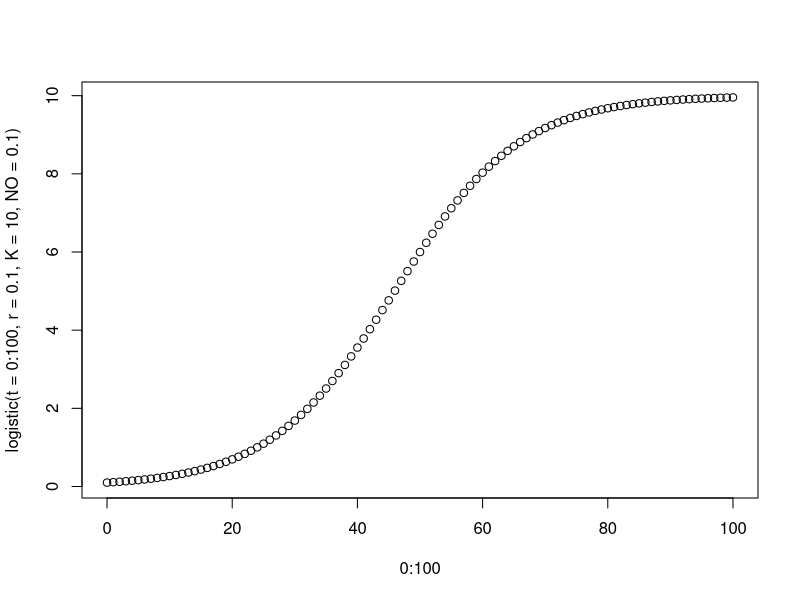
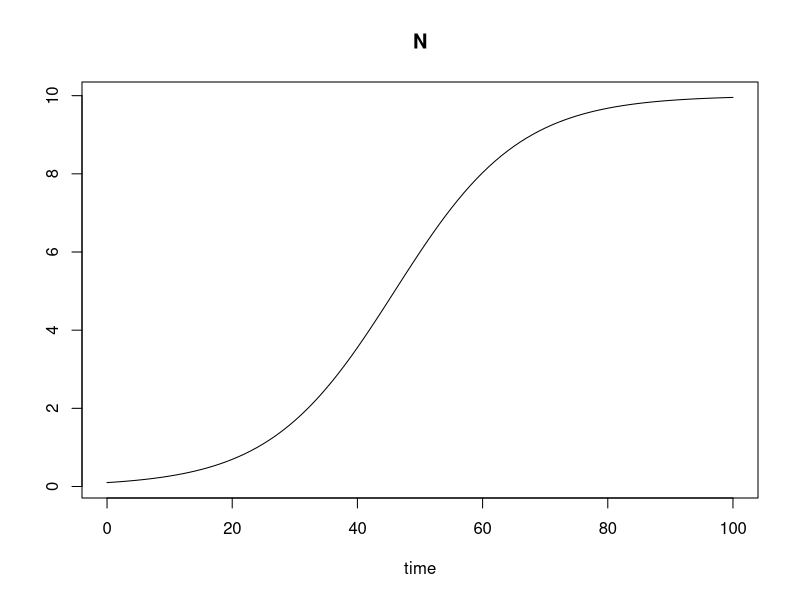

Recreate these plots in R, in order.
## ---- chunk 1

rm(list=ls())
library(deSolve)

## ---- chunk 2

logistic <- function(t,r,K,NO) {
  (K*NO*exp(r*t))/(K+NO*(exp(r*t)-1))
}
plot(0:100, logistic(t=0:100, r=0.1, K=10, NO=0.1))


## ---- chunk 3

model <- function(time, y, parms) {
  with(as.list(c(y,parms)), {
    dN <- r*N*(1-(N/K))
    list(dN)
  })
}

y <- c(N=0.1)
parms<- c(r=0.1,K=10)
times <- seq(0,100,1)

out <- ode(y,times, model, parms)
plot(out)
